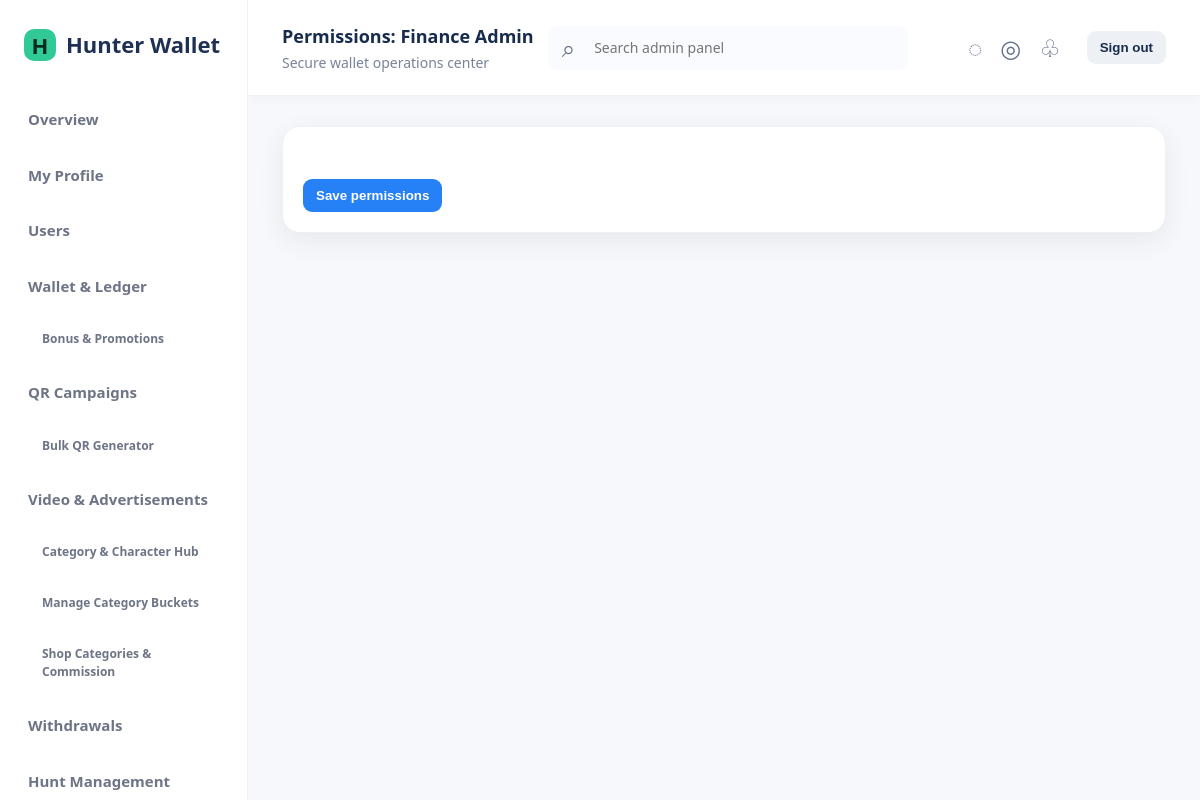
Page /admin/admins/permissions.php?role_id=2 (signed in) on the earlier database version.
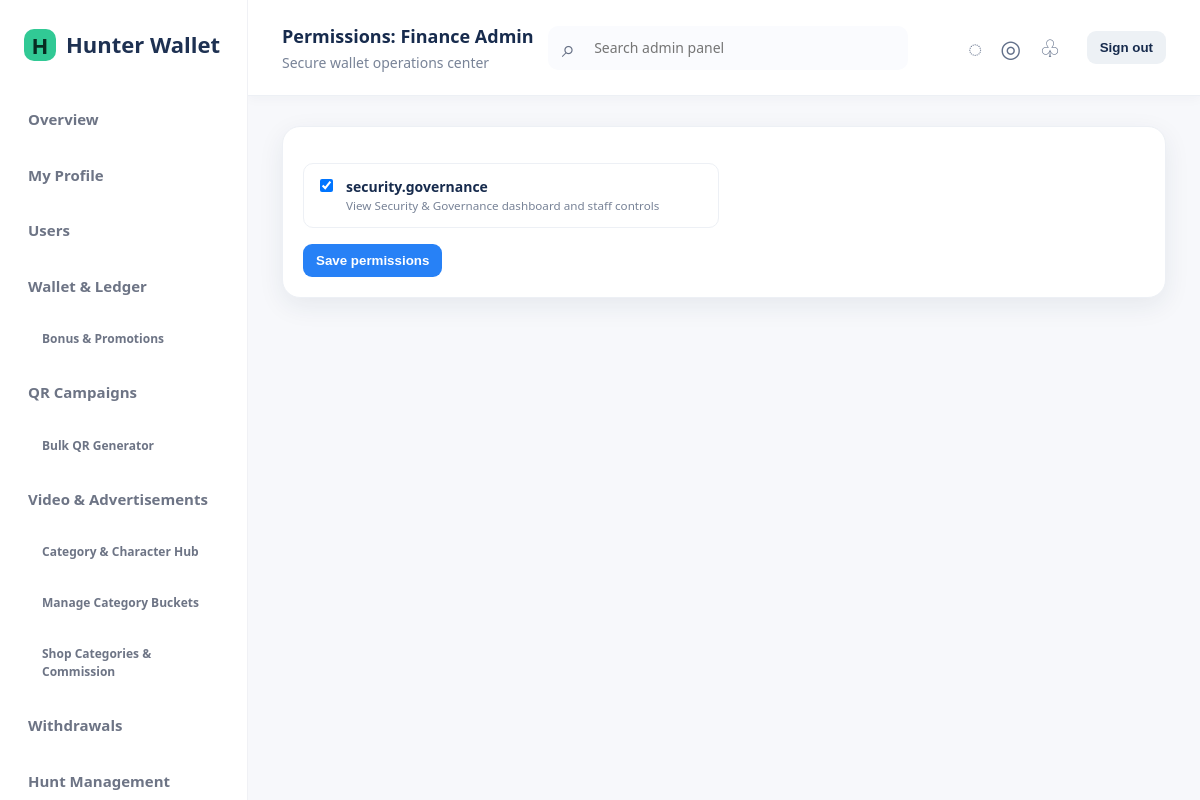
Same page on the later database version.
### tables this page shows
CREATE TABLE admin_permissions (id INT UNSIGNED AUTO_INCREMENT PRIMARY KEY, code VARCHAR(100) NOT NULL UNIQUE, description VARCHAR(255) NULL);

CREATE TABLE admin_roles (id INT UNSIGNED AUTO_INCREMENT PRIMARY KEY, name VARCHAR(80) NOT NULL UNIQUE, created_at DATETIME NOT NULL DEFAULT CURRENT_TIMESTAMP);

### config/config.php (called while the page is built, shortened)
<?php
function env(string $key, mixed $default = null): mixed
{
    $value = getenv($key);
    return $value === false ? $default : $value;
}
return [
    'env' => env('APP_ENV', 'production'),
    'url' => rtrim((string) env('APP_URL', ''), '/'),
    'key' => (string) env('APP_KEY', ''),
    'session_timeout' => (int) env('SESSION_TIMEOUT', 1800),
    'cookie_secure' => filter_var(env('COOKIE_SECURE', '1'), FILTER_VALIDATE_BOOL),
    'razorpay_webhook_secret' => (string) env('RAZORPAY_WEBHOOK_SECRET', ''),
    'phonepe_webhook_secret' => (string) env('PHONEPE_WEBHOOK_SECRET', ''),
];

### includes/bootstrap.php (called while the page is built, shortened)
<?php
$config = require dirname(__DIR__) . '/config/config.php';
require_once APP_ROOT . '/config/database.php';
require_once APP_ROOT . '/includes/functions.php';
require_once APP_ROOT . '/includes/auth.php';
require_once APP_ROOT . '/includes/permissions.php';

### includes/functions.php (called while the page is built, shortened)
<?php
function e(mixed $value): string { return htmlspecialchars((string) $value, ENT_QUOTES | ENT_SUBSTITUTE, 'UTF-8'); }
function app_url(string $path = ''): string { global $config; return ($config['url'] ?: '') . '/' . ltrim($path, '/'); }
function setting_value(string $key, ?string $default = null, bool $secret = false): ?string
{
    static $cache = [];
    $cacheKey = ($secret ? 'secret:' : 'plain:') . $key;
    try {
        $stmt = db()->prepare('SELECT `value`, is_secret FROM system_settings WHERE `key` = ? LIMIT 1');
        $stmt->execute([$key]);
        $row = $stmt->fetch();
        if (!$row) return $cache[$cacheKey] = $default;
        return $cache[$cacheKey] = (string)$row['value'];
    } catch (Throwable $e) {
        return $cache[$cacheKey] = $default;
    }
}

### config/database.php (called while the page is built, shortened)
<?php
function db(): PDO
{
    static $pdo;
    if ($pdo instanceof PDO) return $pdo;
    $dsn = sprintf('mysql:host=%s;port=%s;dbname=%s;charset=utf8mb4', env('DB_HOST', '127.0.0.1'), env('DB_PORT', '3306'), env('DB_NAME', 'hunter_wallet'));
    $pdo = new PDO($dsn, (string) env('DB_USER', 'root'), (string) env('DB_PASS', ''), [
        PDO::ATTR_ERRMODE => PDO::ERRMODE_EXCEPTION,
        PDO::ATTR_DEFAULT_FETCH_MODE => PDO::FETCH_ASSOC,
        PDO::ATTR_EMULATE_PREPARES => false,
    ]);
    return $pdo;
}

### includes/permissions.php (called while the page is built, shortened)
<?php
function permissions(): array
{
    static $items;
    if ($items !== null) return $items;
    $current = admin(); if (!$current) return $items = [];
    if ($current['role_name'] === 'Super Admin') return $items = ['*'];
    $stmt = db()->prepare('SELECT p.code FROM admin_permissions p JOIN admin_role_permissions rp ON rp.permission_id=p.id WHERE rp.role_id=?');
    $stmt->execute([$current['role_id']]); return $items = array_column($stmt->fetchAll(), 'code');
}
function can(string $permission): bool { $all = permissions(); return in_array('*', $all, true) || in_array($permission, $all, true); }
function require_permission(string $permission): void { require_admin(); if (!can($permission)) { http_response_code(403); exit('Forbidden'); } }

### includes/auth.php (called while the page is built, shortened)
<?php
function admin(): ?array
{
    static $cached = false;
    if ($cached !== false) return $cached;
    $stmt = db()->prepare('SELECT a.*, r.name role_name FROM admins a JOIN admin_roles r ON r.id=a.role_id WHERE a.id=? AND a.status="ACTIVE"');
    $stmt->execute([(int) $_SESSION['admin_id']]);
    return $cached = ($stmt->fetch() ?: null);
}
function require_admin(): void { if (!admin()) { flash('error', 'Please sign in.'); redirect('/admin/login.php'); } }

### admin/admins/permissions.php (the view)
<?php declare(strict_types=1);require dirname(__DIR__,2).'/includes/bootstrap.php';require_permission('admins.edit');$roleId=filter_var(input('role_id'),FILTER_VALIDATE_INT);if(!$roleId){http_response_code(404);exit('Not found');}$stmt=db()->prepare('SELECT * FROM admin_roles WHERE id=?');$stmt->execute([$roleId]);$role=$stmt->fetch();if(!$role){http_response_code(404);exit('Not found');}$permissions=db()->query('SELECT * FROM admin_permissions ORDER BY code')->fetchAll();if(is_post()){verify_csrf();if($role['name']==='Super Admin'){flash('error','Super Admin always has complete access.');}else{$chosen=array_map('intval',(array)($_POST['permissions']??[]));$valid=array_map('intval',array_column($permissions,'id'));$chosen=array_values(array_intersect($chosen,$valid));$pdo=db();$pdo->beginTransaction();try{$old=$pdo->prepare('SELECT permission_id FROM admin_role_permissions WHERE role_id=?');$old->execute([$roleId]);$before=array_map('intval',array_column($old->fetchAll(),'permission_id'));$pdo->prepare('DELETE FROM admin_role_permissions WHERE role_id=?')->execute([$roleId]);$insert=$pdo->prepare('INSERT INTO admin_role_permissions(role_id,permission_id) VALUES(?,?)');foreach($chosen as $permissionId)$insert->execute([$roleId,$permissionId]);audit_log((int)admin()['id'],'ROLE_PERMISSIONS_UPDATED','admins',(string)$roleId,$before,$chosen);$pdo->commit();flash('success','Role permissions updated.');}catch(Throwable $e){if($pdo->inTransaction())$pdo->rollBack();flash('error','Could not update permissions.');}}redirect('/admin/admins/permissions.php?role_id='.$roleId);}$currentStmt=db()->prepare('SELECT permission_id FROM admin_role_permissions WHERE role_id=?');$currentStmt->execute([$roleId]);$current=array_map('intval',array_column($currentStmt->fetchAll(),'permission_id'));$pageTitle='Permissions: '.$role['name'];require APP_ROOT.'/includes/header.php';?>
<section class="panel"><form method="post"><?=csrf_field()?><div class="permission-grid"><?php foreach($permissions as $p):?><label class="check-card"><input type="checkbox" name="permissions[]" value="<?=e($p['id'])?>" <?=in_array((int)$p['id'],$current,true)?'checked':''?> <?=$role['name']==='Super Admin'?'disabled':''?>><span><strong><?=e($p['code'])?></strong><small><?=e($p['description'])?></small></span></label><?php endforeach?></div><?php if($role['name']!=='Super Admin'):?><button class="btn">Save permissions</button><?php endif?></form></section><?php require APP_ROOT.'/includes/footer.php';

### includes/header.php (shortened to what this page needs)
<?php declare(strict_types=1); require_admin(); $pageTitle=$pageTitle??'Dashboard'; $current=admin(); $brandName=setting_value('brand_name','Hunter Wallet'); $logo=setting_value('brand_logo_url',''); $favicon=setting_value('brand_favicon_url',''); $primary=setting_value('primary_color','#12304a'); $accent=setting_value('accent_color','#24c79a'); ?>
<!doctype html><html lang="en"><head><link rel="stylesheet" href="<?=e(app_url('/assets/css/style.css'))?>"></head>
<body><div class="app-shell">
<aside class="sidebar" id="sidebar"><a class="brand" href="<?=e(app_url('/admin/dashboard.php'))?>"><?php if($logo):?><img src="<?=e($logo)?>" alt="" style="width:34px;height:34px;object-fit:contain;border-radius:10px"><?php else:?><span>H</span><?php endif?> <?=e($brandName)?></a>
<nav>
<a href="<?=e(app_url('/admin/dashboard.php'))?>">Overview</a><a href="<?=e(app_url('/admin/admins/profile.php'))?>">My Profile</a>
<?php if(can('users.view')):?><a href="<?=e(app_url('/admin/users/index.php'))?>">Users</a><?php endif?>
<?php if(can('wallet.view')):?><a href="<?=e(app_url('/admin/wallets/index.php'))?>">Wallet & Ledger</a><?php endif?>
<?php if(can('wallet.bonus')):?><a class="nav-sub" href="<?=e(app_url('/admin/wallet/bonus.php'))?>">Bonus & Promotions</a><?php endif?>
<?php if(can('qr_campaigns.manage')):?><a href="<?=e(app_url('/admin/qr/index.php'))?>">QR Campaigns</a><?php endif?>
<?php if(can('qr.generate')):?><a class="nav-sub" href="<?=e(app_url('/admin/qr/bulk.php'))?>">Bulk QR Generator</a><?php endif?>
<?php if(can('video_categories.manage')):?><a href="<?=e(app_url('/admin/video/index.php'))?>">Video & Advertisements</a><?php endif?>
<?php if(can('video_categories.manage')):?><a class="nav-sub" href="<?=e(app_url('/admin/categories/index.php'))?>">Category &amp; Character Hub</a><a class="nav-sub" href="<?=e(app_url('/admin/categories/manage.php'))?>">Manage Category Buckets</a><a class="nav-sub" href="<?=e(app_url('/admin/categories/commission.php'))?>">Shop Categories &amp; Commission</a><?php endif?>
<?php if(can('withdrawals.view')):?><a href="<?=e(app_url('/admin/withdrawals/index.php'))?>">Withdrawals</a><?php endif?>
<?php if(can('hunts.view')):?><a href="<?=e(app_url('/admin/hunts/index.php'))?>">Hunt Management</a><?php endif?>
</nav></aside>
<main><header class="topbar"><div class="topbar-search"><span>⌕</span><input type="search" placeholder="Search admin panel" aria-label="Search"></div><div class="topbar-tools"><span>◌</span><span>◎</span><span>♧</span></div><div><h1><?=e($pageTitle)?></h1><p><?=e($pageSubtitle??'Secure wallet operations center')?></p></div><form class="logout-form" method="post" action="<?=e(app_url('/admin/logout.php'))?>"><button class="btn secondary" type="submit">Sign out</button></form></header><section class="content">

### includes/footer.php
</section></main></div><div id="toast" class="toast" role="status"></div><script src="<?=e(app_url('/assets/js/app.js').'?v='.filemtime(APP_ROOT.'/assets/js/app.js'))?>"></script></body></html>

### assets/css/style.css (style rules this page uses)
:root { --navy:#12263f;--ink:#182534;--muted:#6c7b8a;--line:#e5eaf0;--bg:#f5f7fa;--green:#0d9f6e;--red:#d13c4d;--amber:#d78909;--blue:#2764d9;--white:#fff;--radius:14px;--shadow:0 8px 24px rgba(18,38,63,.07) }
* { box-sizing:border-box }
body { margin:0;background:var(--bg);color:var(--ink);font:14px/1.5 system-ui,-apple-system,BlinkMacSystemFont,"Segoe UI",sans-serif }
a { color:inherit;text-decoration:none }
.app-shell { min-height:100vh;display:grid;grid-template-columns:248px 1fr }
.sidebar { background:var(--navy);color:#dce6f1;padding:24px 16px;display:flex;flex-direction:column;position:sticky;top:0;height:100vh }
.brand { font-size:18px;font-weight:750;display:flex;gap:10px;align-items:center;padding:0 10px 26px }
.brand span { display:grid;place-items:center;background:#31c995;color:#082b21;width:32px;height:32px;border-radius:10px }
.sidebar nav { display:grid;gap:5px }
.sidebar nav a { padding:11px 13px;border-radius:9px;color:#b9c7d6 }
main { min-width:0 }
.topbar { height:88px;background:white;border-bottom:1px solid var(--line);padding:16px 28px;display:flex;align-items:center;gap:14px }
.topbar h1 { font-size:21px;margin:0 }
.topbar p { margin:2px 0 0;color:var(--muted) }
.topbar .btn { margin-left:auto }
.content { padding:26px;max-width:1600px;margin:auto }
.card,.panel { background:white;border:1px solid var(--line);border-radius:var(--radius);box-shadow:var(--shadow) }
.panel { padding:20px;margin-bottom:20px }
.btn { appearance:none;border:0;border-radius:9px;background:var(--blue);color:white;padding:9px 13px;font-weight:700;cursor:pointer;display:inline-block }
.btn.secondary { background:#edf1f5;color:var(--ink) }
input,select,textarea { font:inherit;border:1px solid #ccd5df;border-radius:9px;padding:10px 11px;background:white;min-height:40px }
.topbar .logout-form { margin-left:auto }
.sidebar nav a.nav-sub { padding-left:28px;font-size:12px }
.permission-grid { display:grid;grid-template-columns:repeat(2,minmax(0,1fr));gap:10px;margin:16px 0 }
.check-card { display:flex;gap:10px;align-items:flex-start;border:1px solid var(--line);border-radius:10px;padding:12px }
.check-card input { min-height:auto }
.check-card small { display:block;color:var(--muted) }
.sidebar { overflow-y:auto }
:root { --navy:#fff;--ink:#172b4d;--muted:#788397;--line:#edf0f5;--bg:#f7f8fb;--blue:#2781f6;--radius:18px;--shadow:0 8px 26px rgba(31,48,75,.08) }
.topbar-search { display:flex;align-items:center;gap:8px;background:#fafbfe;border-radius:10px;padding:0 14px;width:min(360px,35vw);order:1 }
.topbar-search span { font-size:24px;color:#667085 }
.topbar-search input { border:0;background:transparent;outline:0;width:100%;min-height:44px }
.topbar-tools { display:flex;gap:18px;color:#62708a;font-size:24px;order:2;margin-left:auto }
.topbar>div:nth-of-type(2) { order:3 }
.topbar .logout-form { order:4;margin-left:12px }
.topbar h1 { font-size:18px }
.sidebar { background:#fff;color:#6d7485;border-right:1px solid #f0f1f5;padding:28px 14px }
.brand { font-size:22px;color:#1e3152;padding-bottom:34px }
.sidebar nav { gap:7px }
.sidebar nav a { color:#6d7485;font-size:15px;font-weight:600;padding:13px 14px }
.topbar { height:96px;padding:18px 34px;box-shadow:0 2px 12px rgba(31,48,75,.04) }
.content { padding:30px 34px }
.panel,.card { border-radius:18px;box-shadow:0 8px 26px rgba(31,48,75,.08) }

Differences in the rows shown:
added admin_permissions: id.name "☑", code "security.governance", description "View Security & Governance dashboard and staff controls"
